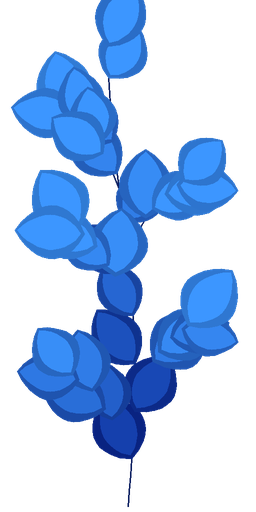
#> input picture tex/leaf14/leaf14_spray_blue.png, 256 x 512 px, found by its file name; its folder holds 3 pictures in this run
$ python make_ae_tex27.py
#> lines starting #> are read from the running program, lines starting #| are printed output that depends on the picture; after the words box and inside, x2 and y2 are one past the last pixel; in counts of white or black regions, pixels touching at a corner belong together
"""make_ae_tex27.py: pass-27 desaturated leaf spray maps from our own pass-14 maps (tex/leaf14/leaf14_spray_<fam>.png).
HSV: saturation x SAT, value x VAL (clipped), alpha kept. Writes tex/leaf27/<tag>_spray_<fam>.png. Usage: make_ae_tex27.py [SAT VAL TAG]; leaf27 = 0.75 1.10, leaf27b = 0.62 1.12."""
import sys, numpy as np
from PIL import Image
SAT, VAL = float(sys.argv[1]) if len(sys.argv) > 1 else 0.75, float(sys.argv[2]) if len(sys.argv) > 2 else 1.10
TAG = sys.argv[3] if len(sys.argv) > 3 else "leaf27"
for fam in ("blue", "gold", "purple"):
    im = Image.open(f"tex/leaf14/leaf14_spray_{fam}.png").convert("RGBA"); a = im.split()[3]
#> further down, im is the input picture: PIL image 256x512 RGBA; mean R, G, B, A 17.3, 44.9, 84.9, 94
#> after `a = im.split()[3]`:
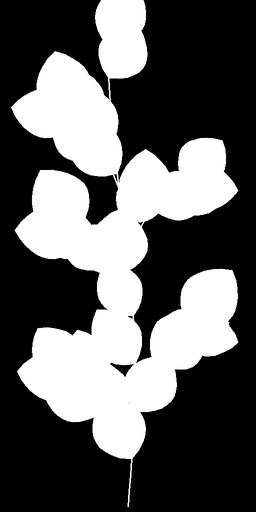
#> a: PIL image 256x512 L; min 0, max 255, mean 94
    hsv = np.asarray(im.convert("RGB").convert("HSV")).astype(float)
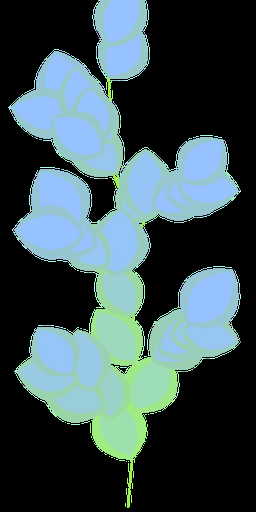
#> hsv: shape (512, 256, 3) float64; mean R, G, B 60.5, 81.2, 84.9
    hsv[..., 1] *= SAT; hsv[..., 2] = np.clip(hsv[..., 2] * VAL, 0, 255)
#> after `hsv[..., 1] *= SAT`:
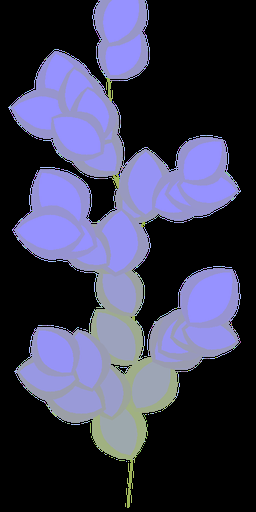
#> hsv: shape (512, 256, 3) float64; mean R, G, B 60.5, 60.9, 84.9
#> after `hsv[..., 2] = np.clip(hsv[..., 2] * VAL, 0, 255)`:
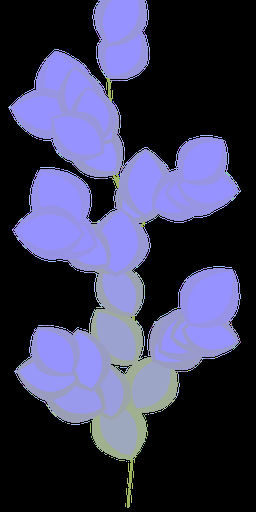
#> hsv: shape (512, 256, 3) float64; mean R, G, B 60.5, 60.9, 90.1
    out = Image.fromarray(hsv.astype(np.uint8), "HSV").convert("RGB"); out.putalpha(a)
#> after `out = Image.fromarray(hsv.astype(np.uint8), 'HSV').convert('RGB')`:
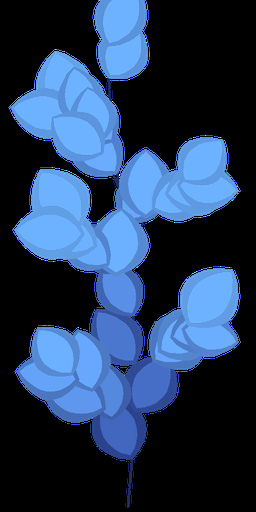
#> out: PIL image 256x512 RGB; mean R, G, B 36.4, 58.9, 90
#> after `out.putalpha(a)`:
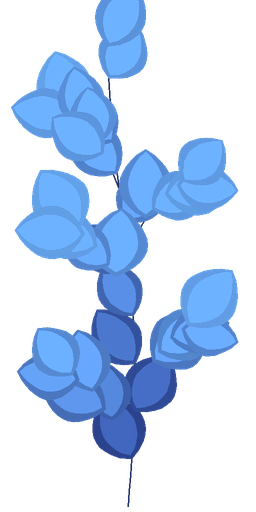
#> out: PIL image 256x512 RGBA; mean R, G, B, A 36.4, 58.9, 90, 94; transparent parts drawn white
    out.save(f"tex/leaf27/{TAG}_spray_{fam}.png")
    m = np.asarray(a) > 128; print(fam, np.asarray(out.convert("RGB"))[m].mean(0).round())
#> after `m = np.asarray(a) > 128`:
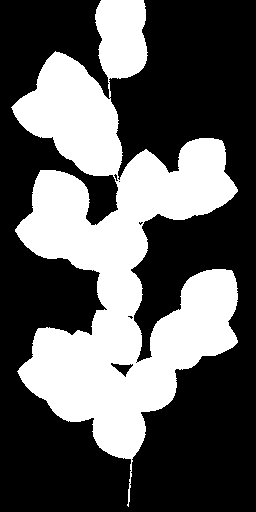
#> m: shape (512, 256) bool; 36.8% white; 1 white region, box (x1, y1, x2, y2) and area: (11, 0, 238, 507) 48190
#| blue [ 93. 151. 228.]
#> pass 2 of the loop `for fam in ("blue", "gold", "purple"):`:
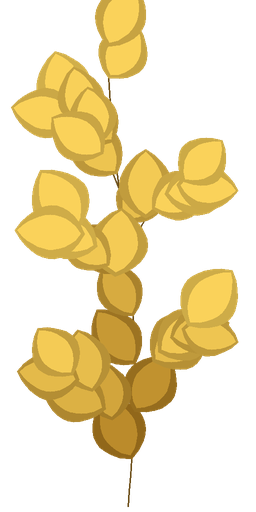
#> input picture tex/leaf14/leaf14_spray_gold.png, 256 x 512 px, found by its file name
#> im is the input picture: PIL image 256x512 RGBA; mean R, G, B, A 85.4, 69.5, 27.3, 94
#> `hsv[..., 2] = np.clip(hsv[..., 2] * VAL, 0, 255)`:
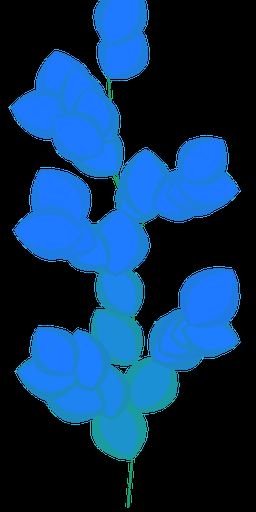
#> hsv: shape (512, 256, 3) float64; mean R, G, B 12, 52, 91.3
#> out: PIL image 256x512 RGB
#> `out.putalpha(a)`:
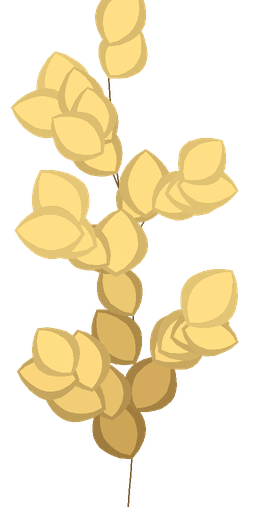
#> out: PIL image 256x512 RGBA; mean R, G, B, A 91.2, 77.8, 44.8, 94; transparent parts drawn white
#| gold [231. 198. 115.]
#> pass 3 of the loop `for fam in ("blue", "gold", "purple"):`:
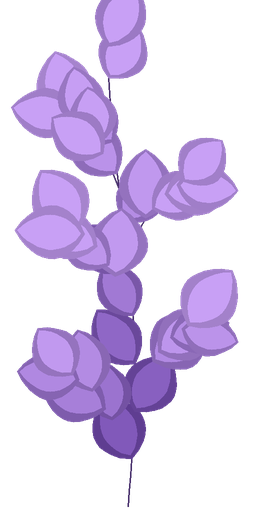
#> input picture tex/leaf14/leaf14_spray_purple.png, 256 x 512 px, found by its file name
#> im is the input picture: PIL image 256x512 RGBA; mean R, G, B, A 65.8, 50.2, 84, 94
#> `hsv[..., 2] = np.clip(hsv[..., 2] * VAL, 0, 255)`:
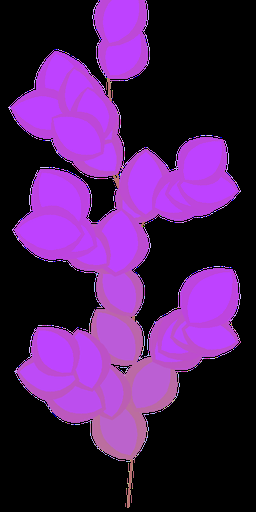
#> hsv: shape (512, 256, 3) float64; mean R, G, B 74.9, 30.9, 90.6
#> out: PIL image 256x512 RGB
#> `out.putalpha(a)`:
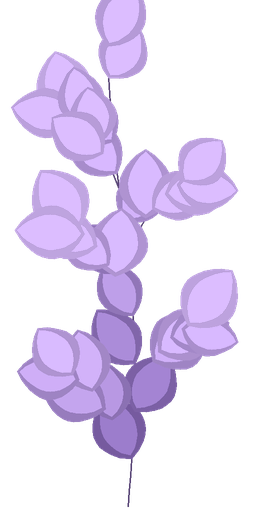
#> out: PIL image 256x512 RGBA; mean R, G, B, A 75.6, 63.4, 90.5, 94; transparent parts drawn white
#| purple [192. 163. 229.]
